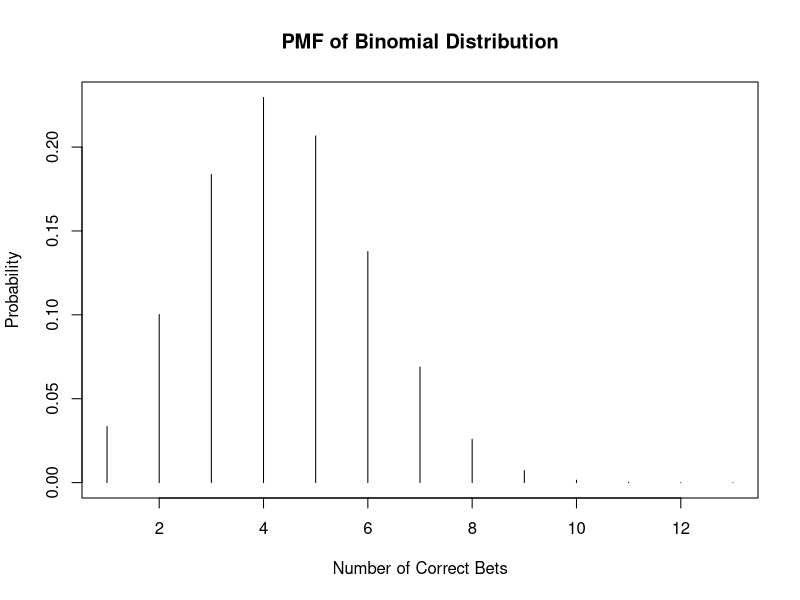
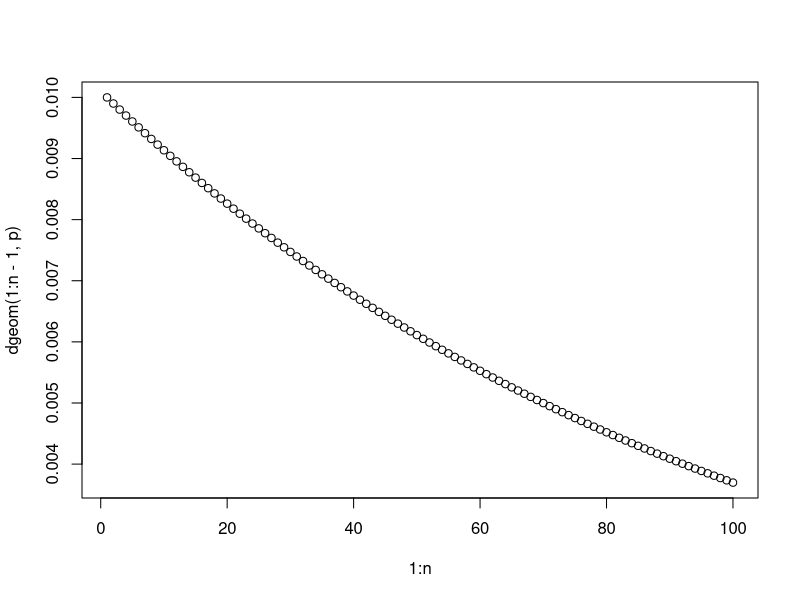

Here is the R script that generated these plots, in order:
## ---- chunk 1
cat(dbinom(5, 15, 1/4)) # cat to display the result
## ---- chunk 2
cat(pbinom(5, 15, 1/4))
## ---- chunk 3
cat(sum(dbinom(0:5, 15, 1/4)))
## ---- chunk 4
p <- 1/3
n <- 13

plot(1:n, dbinom(1:n, n, p), main = 'PMF of Binomial Distribution', 
     xlab = 'Number of Correct Bets', ylab = 'Probability', type = 'h')
## ---- chunk 5
cat(dbinom(13, n, p)) 
## ---- chunk 6
p <- 1/100
n <- 100
plot(1:n, dgeom(1:n - 1, p))
## ---- chunk 7
# for 0.5
p <- 1/100
cat("For 0.5: Number of failures:", qgeom(0.5, p), "; Number of trials:", qgeom(0.5, p) + 1)
cat(sprintf("Probability of success after %d trials: %f", 69, pgeom(68, p)))
## ---- chunk 8
# for 0.95
p <- 1/100
cat("For 0.95: Number of failures:", qgeom(0.95, p), "; Number of trials:", qgeom(0.95, p) + 1)
cat(sprintf("Probability of success after %d trials: %f", 299, pgeom(298, p)))
